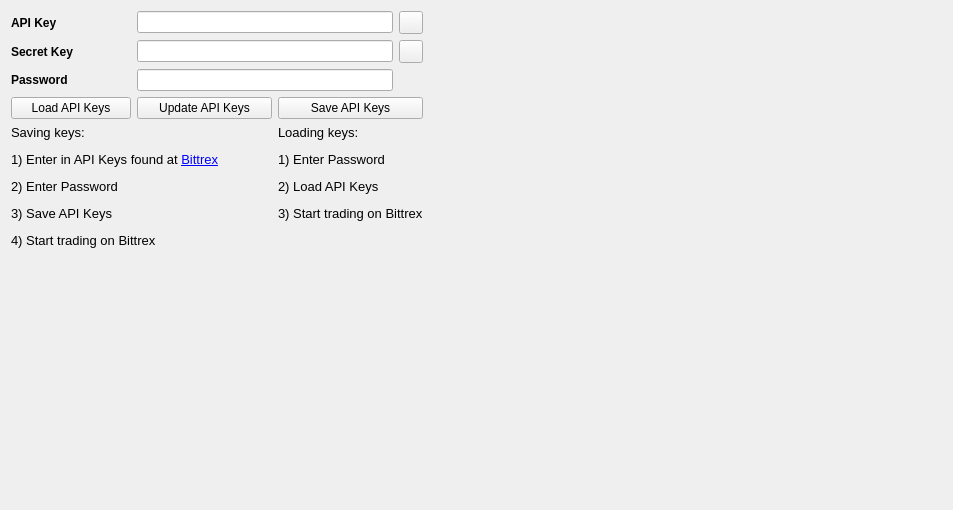
      <widget class="QWidget" name="ApiSettings">
       <attribute name="title">
        <string>Settings</string>
       </attribute>
       <layout class="QGridLayout" name="gridLayout">
        <item row="0" column="0">
         <widget class="QLabel" name="apikeylabel">
          <property name="font">
           <font>
            <weight>75</weight>
            <bold>true</bold>
           </font>
          </property>
          <property name="text">
           <string>API Key</string>
          </property>
         </widget>
        </item>
        <item row="0" column="1" colspan="3">
         <widget class="QLineEdit" name="ApiKeyInput">
          <property name="text">
           <string/>
          </property>
         </widget>
        </item>
        <item row="0" column="4">
         <widget class="QToolButton" name="KeyPasteButton">
          <property name="toolTip">
           <string>Paste from clipboard</string>
          </property>
          <property name="text">
           <string/>
          </property>
          <property name="icon">
           <iconset resource="../bitcoin.qrc">
            <normaloff>:/icons/editpaste</normaloff>:/icons/editpaste</iconset>
          </property>
          <property name="shortcut">
           <string>Alt+P</string>
          </property>
         </widget>
        </item>
        <item row="0" column="5" rowspan="6">
         <spacer name="apisettingsrhs">
          <property name="orientation">
           <enum>Qt::Horizontal</enum>
          </property>
          <property name="sizeHint" stdset="0">
           <size>
            <width>519</width>
            <height>488</height>
           </size>
          </property>
         </spacer>
        </item>
        <item row="1" column="0">
         <widget class="QLabel" name="seckeylabel">
          <property name="font">
           <font>
            <weight>75</weight>
            <bold>true</bold>
           </font>
          </property>
          <property name="text">
           <string>Secret Key</string>
          </property>
         </widget>
        </item>
        <item row="1" column="1" colspan="3">
         <widget class="QLineEdit" name="SecretKeyInput"/>
        </item>
        <item row="1" column="4">
         <widget class="QToolButton" name="SecretPasteButton">
          <property name="toolTip">
           <string>Paste from clipboard</string>
          </property>
          <property name="text">
           <string/>
          </property>
          <property name="icon">
           <iconset resource="../bitcoin.qrc">
            <normaloff>:/icons/editpaste</normaloff>:/icons/editpaste</iconset>
          </property>
          <property name="shortcut">
           <string>Alt+P</string>
          </property>
         </widget>
        </item>
        <item row="2" column="0">
         <widget class="QLabel" name="passwdlabel">
          <property name="font">
           <font>
            <weight>75</weight>
            <bold>true</bold>
           </font>
          </property>
          <property name="text">
           <string>Password</string>
          </property>
         </widget>
        </item>
        <item row="2" column="1" colspan="3">
         <widget class="QLineEdit" name="PasswordInput">
          <property name="echoMode">
           <enum>QLineEdit::Password</enum>
          </property>
         </widget>
        </item>
        <item row="3" column="0">
         <widget class="QPushButton" name="LoadKeys">
          <property name="minimumSize">
           <size>
            <width>120</width>
            <height>0</height>
           </size>
          </property>
          <property name="text">
           <string>Load API Keys</string>
          </property>
         </widget>
        </item>
        <item row="3" column="1" colspan="2">
         <widget class="QPushButton" name="UpdateKeys">
          <property name="minimumSize">
           <size>
            <width>135</width>
            <height>0</height>
           </size>
          </property>
          <property name="text">
           <string>Update API Keys</string>
          </property>
         </widget>
        </item>
        <item row="3" column="3" colspan="2">
         <widget class="QPushButton" name="SaveKeys">
          <property name="minimumSize">
           <size>
            <width>115</width>
            <height>0</height>
           </size>
          </property>
          <property name="text">
           <string>Save API Keys</string>
          </property>
         </widget>
        </item>
        <item row="5" column="0" colspan="5">
         <spacer name="apisettingsfooterspace">
          <property name="orientation">
           <enum>Qt::Vertical</enum>
          </property>
          <property name="sizeHint" stdset="0">
           <size>
            <width>358</width>
            <height>247</height>
           </size>
          </property>
         </spacer>
        </item>
        <item row="4" column="3" colspan="2">
         <widget class="QLabel" name="loadingkeys">
          <property name="font">
           <font>
            <pointsize>10</pointsize>
            <weight>50</weight>
            <bold>false</bold>
           </font>
          </property>
          <property name="text">
           <string>&lt;html&gt;&lt;head/&gt;&lt;body&gt;&lt;p&gt;Loading keys:&lt;/p&gt;&lt;p&gt;1) Enter Password&lt;/p&gt;&lt;p&gt;2) Load API Keys&lt;/p&gt;&lt;p&gt;3) Start trading on Bittrex&lt;/p&gt;&lt;/body&gt;&lt;/html&gt;</string>
          </property>
          <property name="alignment">
           <set>Qt::AlignLeading|Qt::AlignLeft|Qt::AlignTop</set>
          </property>
         </widget>
        </item>
        <item row="4" column="0" colspan="3">
         <widget class="QLabel" name="savingkeys">
          <property name="font">
           <font>
            <pointsize>10</pointsize>
            <weight>50</weight>
            <bold>false</bold>
           </font>
          </property>
          <property name="text">
           <string>&lt;html&gt;&lt;head/&gt;&lt;body&gt;&lt;p&gt;Saving keys:&lt;/p&gt;&lt;p&gt;1) Enter in API Keys found at &lt;a href=&quot;https://bittrex.com/Account/ManageApiKey&quot;&gt;&lt;span style=&quot; text-decoration: underline; color:#0000ff;&quot;&gt;Bittrex&lt;/span&gt;&lt;/a&gt;&lt;/p&gt;&lt;p&gt;2) Enter Password&lt;/p&gt;&lt;p&gt;3) Save API Keys&lt;/p&gt;&lt;p&gt;4) Start trading on Bittrex&lt;/p&gt;&lt;/body&gt;&lt;/html&gt;</string>
          </property>
         </widget>
        </item>
       </layout>
      </widget>
